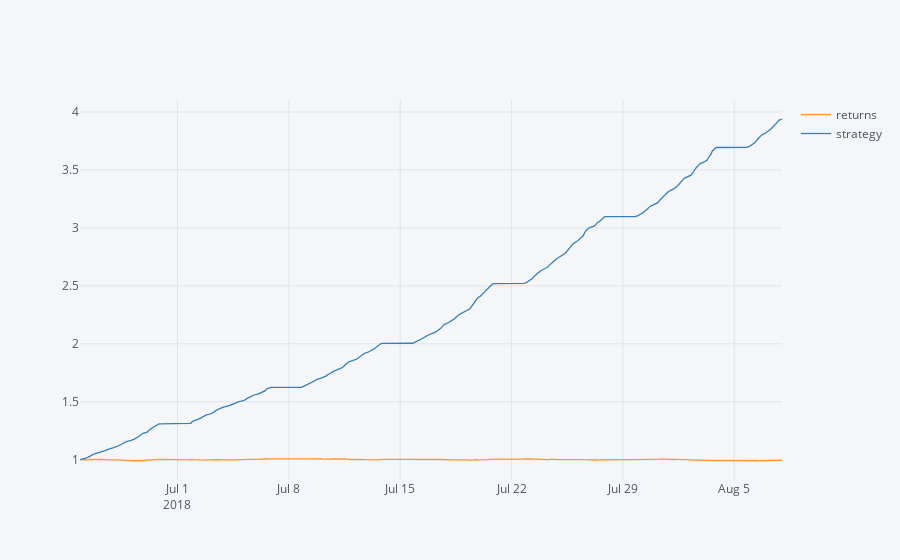

The notebook cell saved with this chart:
### Code cell
# unleveraged | no bid-ask spread or transaction costs | only in-sample
data_oos[['returns', 'strategy' ]].cumsum().apply(np.exp).iplot()

### Figure 1 — Plotly figure (JSON) as saved in the notebook; plotly's stock layout.template omitted (floating-point values rounded to 4 significant figures; data arrays with more than 128 entries replaced by an {"elided": "..."} marker saying what was removed)
{"data": [{"line": {"color": "rgba(255, 153, 51, 1.0)", "dash": "solid", "shape": "linear", "width": 1.3}, "mode": "lines", "name": "returns", "text": "", "type": "scatter", "x": {"elided": "9317 str values"}, "y": {"elided": "9317 float values"}}, {"line": {"color": "rgba(55, 128, 191, 1.0)", "dash": "solid", "shape": "linear", "width": 1.3}, "mode": "lines", "name": "strategy", "text": "", "type": "scatter", "x": {"elided": "9317 str values"}, "y": {"elided": "9317 float values"}}], "layout": {"legend": {"bgcolor": "#F5F6F9", "font": {"color": "#4D5663"}}, "paper_bgcolor": "#F5F6F9", "plot_bgcolor": "#F5F6F9", "title": {"font": {"color": "#4D5663"}}, "xaxis": {"gridcolor": "#E1E5ED", "showgrid": true, "tickfont": {"color": "#4D5663"}, "title": {"font": {"color": "#4D5663"}, "text": ""}, "zerolinecolor": "#E1E5ED"}, "yaxis": {"gridcolor": "#E1E5ED", "showgrid": true, "tickfont": {"color": "#4D5663"}, "title": {"font": {"color": "#4D5663"}, "text": ""}, "zerolinecolor": "#E1E5ED"}}}
